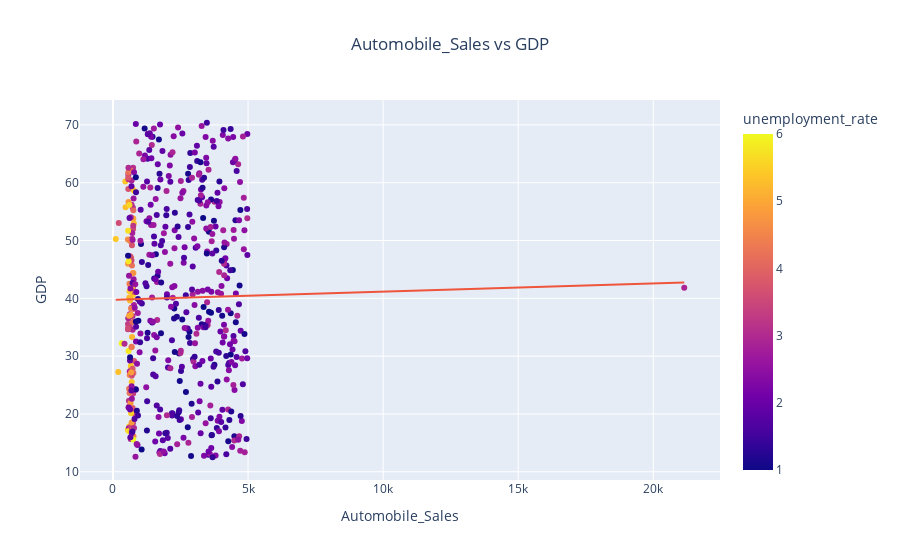

The notebook cell saved with this chart:
### Code cell
fig3 =px.scatter(df,
              x="Automobile_Sales",
              y="GDP",
              title="Automobile_Sales vs GDP",
                 color="unemployment_rate",
                trendline="ols"
                )
fig3.update_layout(title_x=0.5)
fig3.show()

### Figure 1 — Plotly figure (JSON) as saved in the notebook; plotly's stock layout.template omitted (floating-point values rounded to 4 significant figures; data arrays with more than 128 entries replaced by an {"elided": "..."} marker saying what was removed)
{"data": [{"hovertemplate": "Automobile_Sales=%{x}<br>GDP=%{y}<br>unemployment_rate=%{marker.color}<extra></extra>", "legendgroup": "", "marker": {"color": {"elided": "528 float values"}, "coloraxis": "coloraxis", "symbol": "circle"}, "mode": "markers", "name": "", "orientation": "v", "showlegend": false, "type": "scatter", "x": {"elided": "528 float values"}, "xaxis": "x", "y": {"elided": "528 float values"}, "yaxis": "y"}, {"hovertemplate": "<b>OLS trendline</b><br>GDP = 0.000141582 * Automobile_Sales + 39.7408<br>R<sup>2</sup>=0.000206<br><br>Automobile_Sales=%{x}<br>GDP=%{y} <b>(trend)</b><extra></extra>", "legendgroup": "", "marker": {"symbol": "circle"}, "mode": "lines", "name": "", "showlegend": false, "type": "scatter", "x": {"elided": "528 float values"}, "xaxis": "x", "y": {"elided": "528 float values"}, "yaxis": "y"}], "layout": {"autosize": true, "coloraxis": {"colorbar": {"title": {"text": "unemployment_rate"}}, "colorscale": [[0, "#0d0887"], [0.1111, "#46039f"], [0.2222, "#7201a8"], [0.3333, "#9c179e"], [0.4444, "#bd3786"], [0.5556, "#d8576b"], [0.6667, "#ed7953"], [0.7778, "#fb9f3a"], [0.8889, "#fdca26"], [1, "#f0f921"]]}, "legend": {"tracegroupgap": 0}, "title": {"text": "Automobile_Sales vs GDP", "x": 0.5}, "xaxis": {"anchor": "y", "autorange": true, "domain": [0, 1], "range": [-1201.0, 22450.0], "title": {"text": "Automobile_Sales"}, "type": "linear"}, "yaxis": {"anchor": "x", "autorange": true, "domain": [0, 1], "range": [7.733, 75.15], "title": {"text": "GDP"}, "type": "linear"}}}
